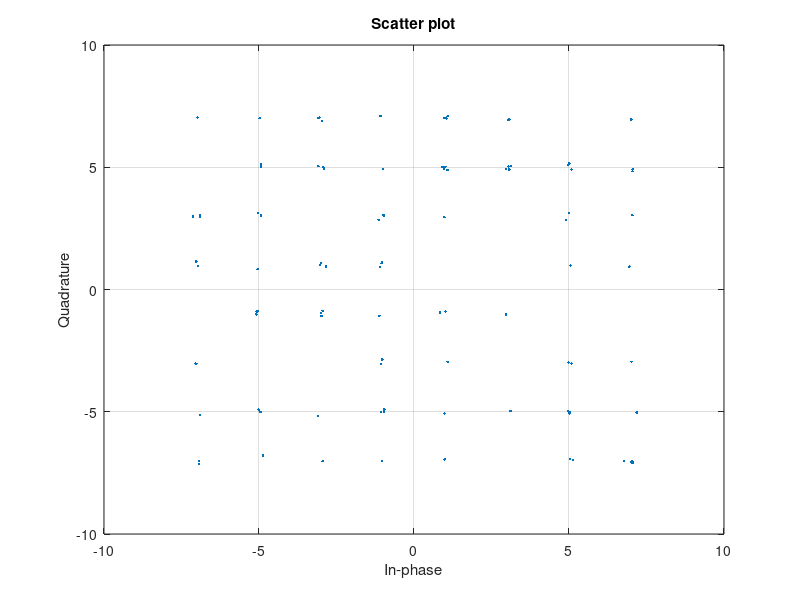
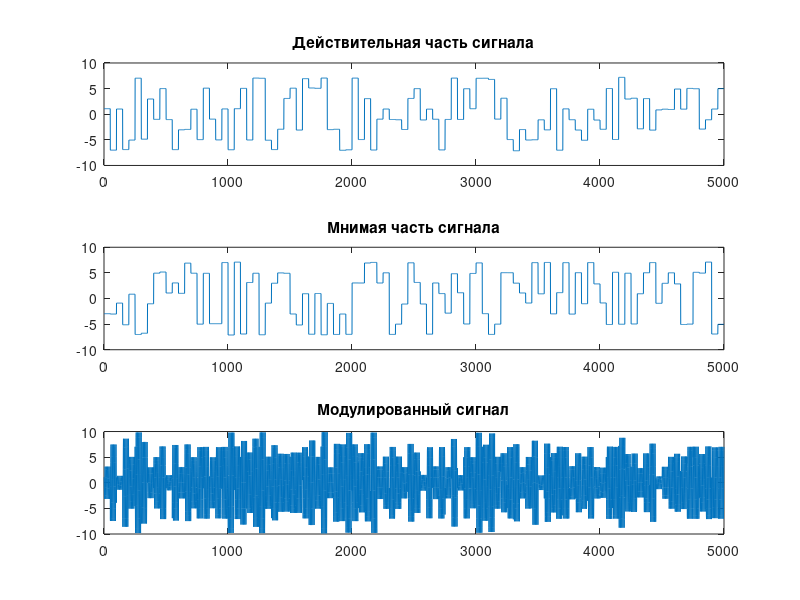

Write MATLAB code to recreate these figures, in order. (Note: this script raises an error after producing the figures.)
clear, clc, close all

fs = 10000;
ts = 0: 1/fs: 0.5-1/fs;
N = length(ts);

%% 64-QAM
fc = 1000;
M = 64;
Nd = 100;
bit_size = N / Nd;% длина одного бита в отсчётах
data =  randi([0 M-1],Nd,1).'; % количество отсчётов на бит

% % Создание созвездиий для 64-QAM
x = (0:M-1);
y = bitxor(x, floor(x/2)); % преоброзование в код Грея

qamSymbols = zeros(1, M); 
index = 1; 
i_indexs = -7:2:7;
q_indexs = -7:2:7;
for i = -7:2:7
    if mod(i, 4) == 1
        j_range = flip(q_indexs);
    else
        j_range = q_indexs;
    end
    
    for j = j_range
        qamSymbols(index) = i + j*1i;
        index = index + 1;
    end
end
qam_64_table = zeros(2,M);
qam_64_table(1,:)=y;
qam_64_table(2,:)=qamSymbols;

% преоброзование data в  массив значений 64-QAM сигнала
qdata = zeros(1,Nd);
for i= 1:Nd
   qdata(i) = qam_64_table(2,y==data(i));
end
% qdata = qammod(data,M);
qdata = awgn(qdata,20);% Добавить белый Гауссов шум
scatterplot(qdata), grid on;

qmod = repelem(qdata,bit_size);
i = real(qmod).*cos(2*pi*fc*ts);
q = imag(qmod).*sin(2*pi*fc*ts);
y= i +q;

figure 
subplot(3,1,1)
plot(real(qmod))
title('Действительная часть сигнала')
subplot(3,1,2)
plot(imag(qmod))
title('Мнимая часть сигнала')
subplot(3,1,3)
plot(y)
title('Модулированный сигнал')

%% 64-QAM демодуляция

io = 2*y.*cos(2*pi*fc*ts);
qo = 2*y.*sin(2*pi*fc*ts);

filer_64qam = qam_filter_lowpass;
iof = round(conv(filer_64qam.Numerator,io));
qof = round(conv(filer_64qam.Numerator,qo));

figure
subplot(2,1,1)
plot(iof)
title('Синфазная составляющая демодулированного сигнала после ФНЧ')
subplot(2,1,2)
plot(qof)
title('Квадратурная составляющая демодулированного сигнала после ФНЧ')

of = complex(iof, qof);
fir_delay = round(length(filer_64qam.Numerator)/2);
of_dec = of(fir_delay+round(bit_size/2):bit_size:length(of)-fir_delay);
data_received = zeros(size(of_dec));

for i=1:length(of_dec)
    i_val = real(of_dec(i));
    q_val = imag(of_dec(i));
    [~,i_index] = min(abs(i_val-i_indexs));
    [~,q_index] = min(abs(q_val-q_indexs));
    qamSymbol =  i_indexs(i_index) + 1i*q_indexs(q_index);
    data_received(i) = qam_64_table(1,qamSymbols == qamSymbol);
end

% y =qamdemod(of_dec,M);

% Сравниваем результаты
figure
plot(data,'b-'), grid on, hold on
plot(data_received,'x','LineWidth',2)
title('Сравнение закодированных (переданных) и декодированных (принятых) данных')
legend({'Переданные данные';'Принятые данные'})
